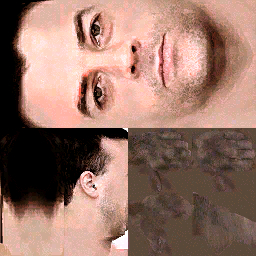
#> input picture arma_CWR/tests/integration/multiplayer/custom_face_hosted_visual.test/face.jpg, 256 x 256 px, given in place of face.jpg__overhaul.png, which was not available
$ python r4r5.py out.png ../../../../../arma_CWR/tests/integration/multiplayer/custom_face_hosted_visual.test/face.jpg 5
#> lines starting #> are read from the running program, lines starting #| are printed output that depends on the picture; pictures that were not available may be replaced by others from this repository, and a replacement may not be noted
import sys
from pathlib import Path
from PIL import Image, ImageDraw, ImageFont, ImageStat
D = Path(r"D:/Arma_CWA_worktrees/graphics-remaster/tmp/look/director")
views = sys.argv[2].split(",")
W = int(sys.argv[3]) if len(sys.argv) > 3 else 420
f = ImageFont.truetype("segoeui.ttf", 15)
rows = []
for v in views:
    a = Image.open(D / "round4/final" / f"{v}__overhaul.png").convert("RGB")
#> a is the input picture: PIL image 256x256 RGB; mean R, G, B 152.1, 117.2, 104.8
    b = Image.open(D / "final" / f"{v}__overhaul.png").convert("RGB")
    H = round(W * a.height / a.width)
#> H = 5
    a = a.resize((W, H), Image.LANCZOS); b = b.resize((W, H), Image.LANCZOS)
    row = Image.new("RGB", (2 * W + 6, H + 20), (24, 24, 26))
    row.paste(a, (0, 20)); row.paste(b, (W + 6, 20))
#> after `row.paste(a, (0, 20))`:
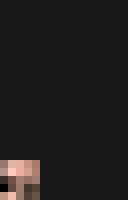
#> row: PIL image 16x25 RGB (shown 8 times larger); mean R, G, B 32.1, 29.9, 31
#> after `row.paste(b, (W + 6, 20))`:
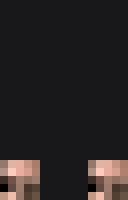
#> row: PIL image 16x25 RGB (shown 8 times larger); mean R, G, B 40.2, 35.8, 36
    d = ImageDraw.Draw(row)
    ma = sum(ImageStat.Stat(a).mean) / 3; mb = sum(ImageStat.Stat(b).mean) / 3
#> after `ma = sum(ImageStat.Stat(a).mean) / 3`: ma = 126.2
#> after `mb = sum(ImageStat.Stat(b).mean) / 3`: mb = 126.2
    d.text((4, 1), f"{v}  round 4 (mean {ma:.0f})", fill=(230, 210, 120), font=f)
    d.text((W + 10, 1), f"round 5 (mean {mb:.0f})", fill=(230, 210, 120), font=f)
    rows.append(row)
cols = 2
import math
nr = math.ceil(len(rows) / cols)
#> nr = 1
cw = max(r.width for r in rows)
#> cw = 16
rh = [max(r.height for r in rows[i*cols:(i+1)*cols]) for i in range(nr)]
#> rh = [25]
sheet = Image.new("RGB", (cols * cw + 12 * (cols - 1), sum(rh) + 8 * nr), (24, 24, 26))
y = 0
for i in range(nr):
    for j, r in enumerate(rows[i*cols:(i+1)*cols]):
        sheet.paste(r, (j * (cw + 12), y))
    y += rh[i] + 8
#> this loop made 1 pass
#> y on pass 1: 33
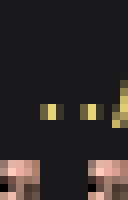
#> r: PIL image 16x25 RGB (shown 8 times larger); mean R, G, B 46.2, 41.2, 38.8
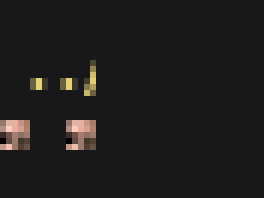
#> sheet: PIL image 44x33 RGB (shown 6 times larger); mean R, G, B 30.1, 28.7, 29.5
#> after the loop, y = 33
sheet.save(sys.argv[1])
print(sheet.size)
#| (44, 33)
